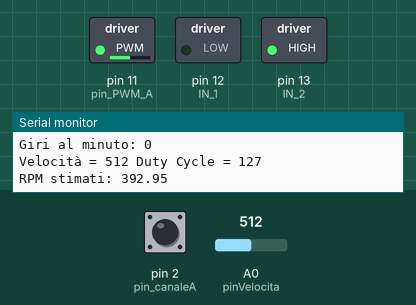
Recording of a sketch running on a simulated Arduino Uno, built with avr-gcc and run on an emulated ATmega328P. Parts: switched loads named in the sketch (green lamp = pin HIGH), the last lines printed to the serial monitor. Inputs (shaded band) come from the test bench; at power-on: A0 (pinVelocita) = 512, pin 2 (pin_canaleA) HIGH.

Above: at 1.2 s.
1.3 s: A0 (pinVelocita) set to 122
At 1.9 s:
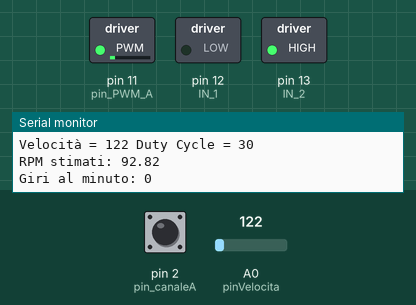
2.9 s: A0 (pinVelocita) set to 0
At 3.5 s:
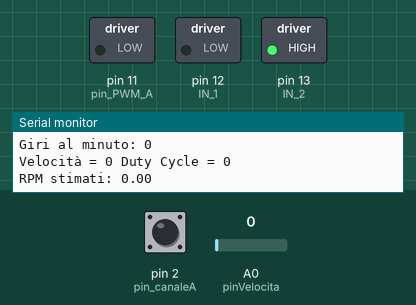
4.4 s: A0 (pinVelocita) set to 716
At 5.7 s:
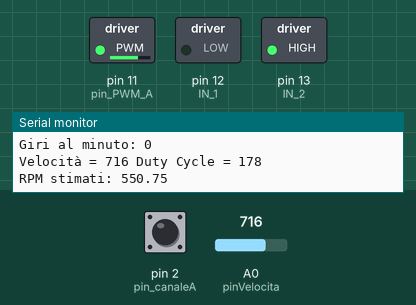
6.0 s: A0 (pinVelocita) set to 900
At 6.9 s:
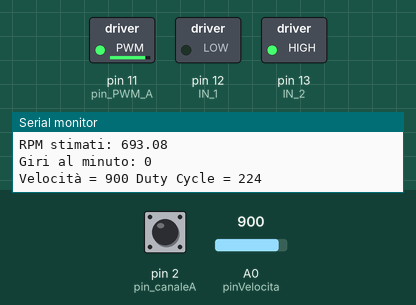
7.5 s: A0 (pinVelocita) set to 511
At 8.6 s:
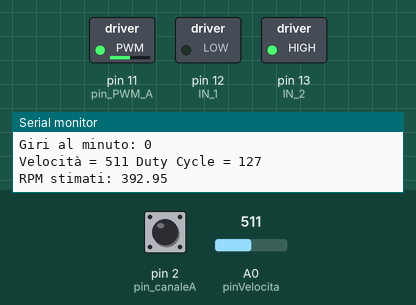
Timing chart, 0 to 10.1 s (numbered marks = the images above; inputs shaded):
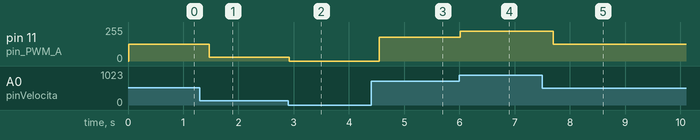

Measured:
- after the input at 1.3 s, pin 11 (pin_PWM_A): 127/255 → 30/255 after 0.17 s
- after the input at 2.9 s, pin 11 (pin_PWM_A): 30/255 → 0/255 at once
- after the input at 4.4 s, pin 11 (pin_PWM_A): 0/255 → 178/255 after 0.15 s
- after the input at 6.0 s, pin 11 (pin_PWM_A): 178/255 → 224/255 at once
- after the input at 7.5 s, pin 11 (pin_PWM_A): 224/255 → 127/255 after 0.19 s

The sketch:

hall_sensor_pulse_feedback.ino
```cpp
const int pinVelocita = A0; //pin analogico deputato a leggere i valori del potenziometro
const int IN_1 = 12; // Devono essere complementari per avere la marcia
const int IN_2 = 13; //
const int pin_PWM_A = 11; //pin di controllo della velocità per il motore A

const int pin_canaleA = 2;
const int pin_canaleB = 3;

//variabili usate per gestire e mostrare i valori di operaizone
int velocita = 0;  //valore letto dal pin A0
int duty_Cycle = 0;  //valore in uscita dal pin 11

volatile int contaImpulsi = 0;

volatile boolean A = 0;
volatile boolean B = 0;


int  rifImpulsi = 0;
int deltaImpulsi = 0;

long int rifTemporale = 0;

void isrA()
{
 if(digitalRead(pin_canaleB))
      contaImpulsi--; //Se B è alto al cambio di A il senso di rotazione è antiorario e diminuisco il numero di impulsi contati
 else
      contaImpulsi++; //Se B è basso al cambio di A il senso di rotazione è orario e aumento il numero di impulsi contati in avanti

}

void setup() {
  //inizializzo la comunicazione seriale cosi da mostrare i valori nel Mointor Seriale
  Serial.begin(9600);

  //definisco tipologia pin
  pinMode(pinVelocita, INPUT); //input in quanto legge il valore analogico del pin A0
  pinMode(IN_1, OUTPUT); //output perche' definisce lo stato logico del pin IN1 del modulo L298N
  pinMode(IN_2, OUTPUT); //output perche' definisce lo stato logico del pin IN2 del modulo L298N
  pinMode(pin_PWM_A, OUTPUT);  //output perche' definisce il valore PWM del pin EN1 del modulo L298N

  //pullDown sensore pinAcceleratore
  digitalWrite(pinVelocita, LOW);

  //Sati logici di controllo del modulo
  /*
   inA |   inB  | Evento
  -----|-------|----------------------
  LOW  | LOW   | fermo
  LOW  | HIGH  | Movimento in un senso
  HIGH | LOW   | Movimento senso opposto
  HIGH | HIGH  | Fermo
  */

  digitalWrite(IN_1, LOW);
  digitalWrite(IN_2, HIGH); // Marcia avanti

  //turn on pullup resistor - le uscite dell'encoder sono open-collector

  pinMode(pin_canaleA, INPUT_PULLUP); //tutti gli encoder sono open collector
  pinMode(pin_canaleB, INPUT_PULLUP);

  //Abilito l'interrupt sui pin 2 e dichiaro la funzione da richiamare e quando richiamarle

  attachInterrupt(digitalPinToInterrupt(pin_canaleA), isrA, RISING);

  rifTemporale = millis(); //memorizza il tempo attuale

}


void loop() {


   if(millis()-rifTemporale>=1000){
    deltaImpulsi = contaImpulsi-rifImpulsi;       //conta gli impulsi nell'ultimo secondo
    rifImpulsi   = contaImpulsi;                 // aggiorno il riferimento di conteggio al valore attuale
    rifTemporale = millis();
    }                    //aggiorno il tempo di riferimento

    Serial.print("Giri al minuto: ");
    //ogni giro di riduttore ho 19 giri di motore. con 4 poli del magnete ho 52 impulsi/giro
    Serial.println((deltaImpulsi/52)*60);

  //leggo la tensione di controllo in ingresso al piedino A0.
  velocita = analogRead(pinVelocita);

  /*
  Il range dei valori analogici e' da 0 a 1023 mentre il range dei valori PWM  e' da 0 a 255
  per mantenere questa proporzionalita' eseguo la mappatura dei valori
  */
   duty_Cycle = map(velocita, 0, 1024, 0, 255);

  //Invio i dati letti al Monitro seriale, cosi da poterli vedere a video
  Serial.print("Velocità = ");
  Serial.print(velocita);
  Serial.print(" Duty Cycle = ");
  Serial.println(duty_Cycle);
  Serial.print("RPM stimati: ");
  Serial.println((duty_Cycle/255.0)*789);
  //invio costantemente il valore PWM della potenza in modo da far variare la velocita' del motore in base alla posizione del potenziometro
  analogWrite(pin_PWM_A, duty_Cycle);
  delay(200);
}
```
